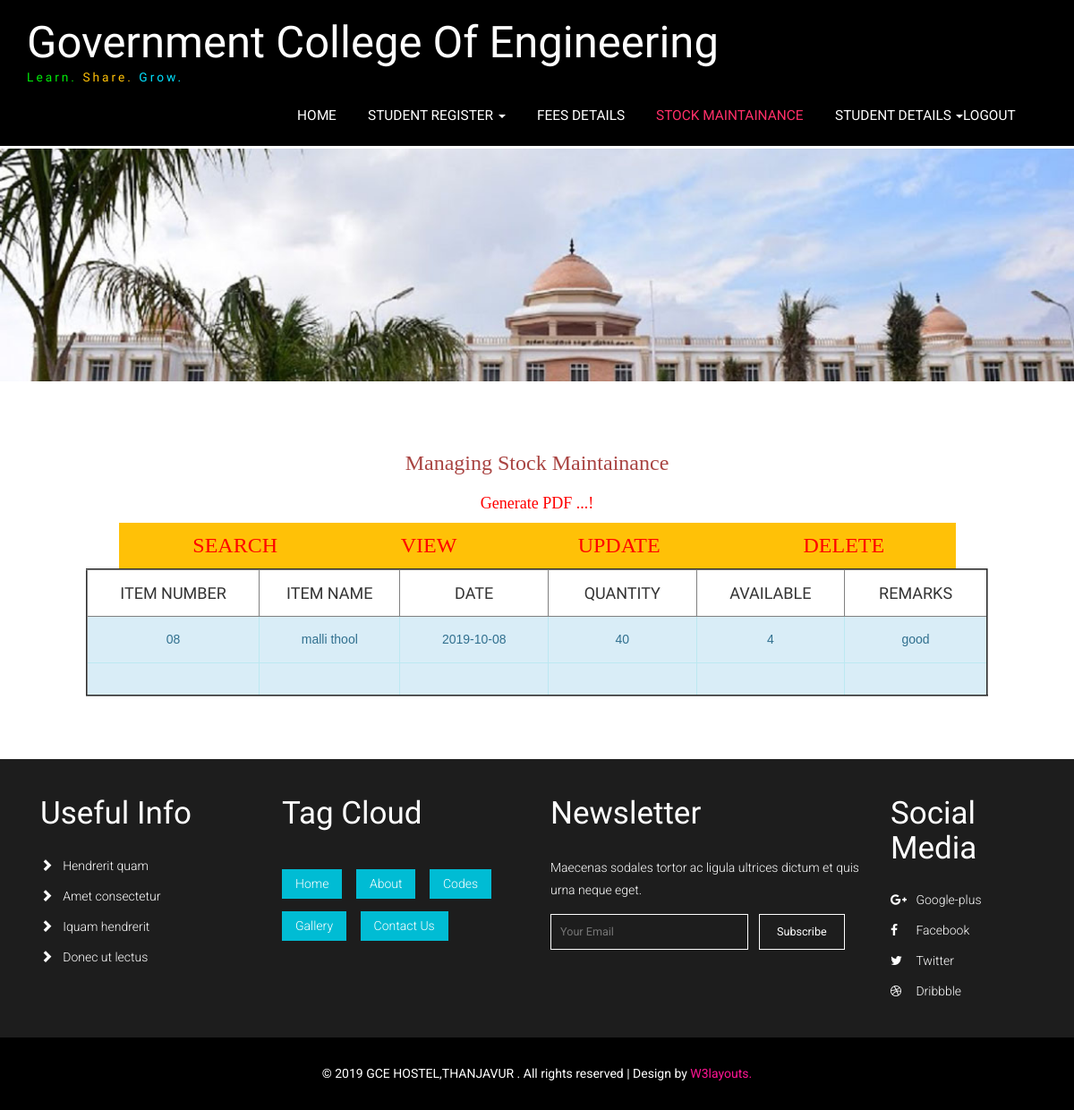
The app's page /stock_view.php with its own data.
### tables this page shows
CREATE TABLE `stock` (
  `Id` int(50) NOT NULL,
  `Item_Number` varchar(50) NOT NULL,
  `Item_Name` varchar(50) NOT NULL,
  `Date` varchar(50) NOT NULL,
  `Quantity` int(50) NOT NULL,
  `Available` int(50) NOT NULL,
  `Remarks` varchar(50) NOT NULL
);

### stock_view.php (the view, shortened to what this page needs)
<?php
include("dbconnect.php");
extract($_POST);
?>
<!DOCTYPE html>
<html lang="en">
<head>
<link href="css/bootstrap.css" type="text/css" rel="stylesheet" media="all">
<link href="css/style.css" type="text/css" rel="stylesheet" media="all">
<link href='css/simplelightbox.css' rel='stylesheet' type='text/css'>
<link href="css/font-awesome.css" rel="stylesheet">
</head>
<body>
	<div class="headerw3l">
		<nav class="navbar navbar-default">
			<div class="container">
				<div class="navbar-header navbar-left">
					<h1><a href="index.php">Government College Of Engineering <span><i>Learn.</i> <i class="logo-w3l2">Share.</i> <i class="logo-w3l4"> Grow.</i></span></a></h1>
				</div>
				<div class="collapse navbar-collapse navbar-right" id="bs-example-navbar-collapse-1">
					<ul class="nav navbar-nav navbar-left">
						<li   ><a href="admin_home.php" class="link link--yaku"><span>H</span><span>O</span><span>M</span><span>E</span></a></li>
<li><a href="#" class="dropdown-toggle link link--yaku" data-toggle="dropdown" role="button" aria-haspopup="true" aria-expanded="false"><span>STUDENT REGISTER</span> <span class="caret"></span></a>
					  </li>
						<li><a href="fee_details.php" class="link link--yaku"><span>FEES DETAILS</span> </a></li>
						<li class="active"><a href="stock.php" class="link link--yaku"><span>STOCK MAINTAINANCE</span> </a></li>
						<li ><a href="#" class="dropdown-toggle link link--yaku" data-toggle="dropdown" role="button" aria-haspopup="true" aria-expanded="false"><span>STUDENT DETAILS</span> <span class="caret"></span></a>
						  </li>
					 <li><a href="admin.php" class="link link--yaku"><span>LOGOUT</span></a></li>
					</ul>
					<div class="clearfix"> </div>
				</div>
			</div>
		</nav>
	</div>
	<div class="banner about-w3banner">
		<div class="banner-img1">
			<div class="banner-w3text">
				<h2>&nbsp;</h2>
			</div>
		</div>
	</div>
<div class="gallery w3-agileits">
		<div class="container">
		  <form name="form1" method="post" action="">
            <p align="center" class="text-danger style4">Managing Stock Maintainance </p>
            <p align="center" class="text-danger style4"><a href="stock_pdf.php" target="_blank"><span class="style9">Generate PDF ...! </span></a></p>
            <table width="935" height="51" border="0" align="center">
              <tr>
                <td class="badge-warning"><div align="center" class="style6"><a href="stock_list.php" target="_self" class="style7">SEARCH</a></div></td>
                <td class="badge-warning"><div align="center" class="style7"><a href="stock_view.php" target="_self" class="style6">VIEW</a></div></td>
                <td class="badge-warning"><div align="center" class="style7"><a href="stock_update.php" target="_self" class="style6">UPDATE</a></div></td>
                <td class="badge-warning"><div align="center" class="style7"><a href="stock_delete.php" target="_self" class="style6">DELETE</a></div></td>
              </tr>
            </table>
            <table width="1008" height="143" border="2" align="center">
              <tr>
                <td width="185"><div align="center">
                  <h4>ITEM NUMBER </h4>
                </div></td>
                <td width="151"><div align="center">
                  <h4>ITEM NAME </h4>
                </div></td>
                <td width="159"><div align="center">
                    <h4>DATE </h4>
                </div></td>
                <td width="159"><div align="center">
                    <h4>QUANTITY </h4>
                </div></td>
                <td width="159"><div align="center">
                  <h4>AVAILABLE</h4>
                </div></td>
                <td width="153"><div align="center">
                  <h4>REMARKS</h4>
                </div></td>
              </tr>
              <?php
	$xyz=mysqli_query($connect,"select * from stock ");
while(	$row=mysqli_fetch_array($xyz))
{
?>
              <tr>
                <td class="alert-info"><div align="center" class="style8"><?php echo $row["Item_Number"];?></div></td>
                <td class="alert-info"><div align="center" class="style8"><?php echo $row["Item_Name"];?></div></td>
                <td class="alert-info"><div align="center" class="style8"><?php echo $row["Date"];?></div></td>
                <td class="alert-info"><div align="center" class="style8"><?php echo $row["Quantity"];?></div></td>
                <td class="alert-info"><div align="center" class="style8"><?php echo $row["Available"];?></div></td>
                <td class="alert-info"><div align="center" class="style8"><?php echo $row["Remarks"];?></div></td>
              </tr>
              <?php
	}
	?>
              <tr>
                <td height="37" class="alert-info style8">&nbsp;</td>
                <td class="alert-info style8">&nbsp;</td>
                <td class="alert-info style8">&nbsp;</td>
                <td class="alert-info style8">&nbsp;</td>
                <td class="alert-info style8">&nbsp;</td>
                <td class="alert-info style8">&nbsp;</td>
              </tr>
            </table>
          </form>
  </div>
</div>
	<div class="footer w3layouts">
		<div class="container">
			<div class="footer-agileinfo">
				<div class="col-md-3 col-sm-6 footer-grid">
					<h3>Useful Info</h3>
					<ul>
						<li><a href="#"><i class="glyphicon glyphicon-chevron-right"></i>Hendrerit quam</a></li>
						<li><a href="#"><i class="glyphicon glyphicon-chevron-right"></i>Amet consectetur </a></li>
						<li><a href="#"><i class="glyphicon glyphicon-chevron-right"></i>Iquam hendrerit</a></li>
						<li><a href="#"><i class="glyphicon glyphicon-chevron-right"></i>Donec ut lectus </a></li>
					</ul>
				</div>
				<div class="col-md-3 col-sm-6 footer-grid footer-tags">
					<h3>Tag Cloud</h3>
					<ul>
						<li><a href="index.html">Home</a></li>
						<li><a href="about.html">About</a></li>
						<li><a href="codes.html">Codes</a></li>
						<li><a href="gallery.html">Gallery</a></li>
						<li><a href="contact.html">Contact Us</a></li>
					</ul>
				</div>
				<div class="col-md-4 col-sm-6 footer-grid footer-review">
					<h3>Newsletter</h3>
					<p>Maecenas sodales tortor ac ligula ultrices dictum et quis urna neque eget.</p>
					<form action="#" method="post">
						<input type="email" name="Email" placeholder="Your Email" required="">
						<input type="submit" value="Subscribe">
						<div class="clearfix"> </div>
					</form>
				</div>
				<div class="col-md-2 col-sm-6 footer-grid w3social">
					<h3>Social Media</h3>
					<ul>
						<li><a href="#"><i class="fa fa-google-plus"></i>Google-plus</a></li>
						<li><a href="#"><i class="fa fa-facebook"></i>Facebook</a></li>
						<li><a href="#"><i class="fa fa-twitter"></i>Twitter</a></li>
						<li><a href="#"><i class="fa fa-dribbble"></i>Dribbble</a></li>
					</ul>
				</div>
				<div class="clearfix"> </div>
			</div>
		</div>
	</div>
	<div class="copy-right">
		<div class="container">
			<p>© 2019 GCE HOSTEL,THANJAVUR . All rights reserved | Design by <a href="http://w3layouts.com"> W3layouts.</a></p>
		</div>
	</div>
</body>
</html>

### stock_view.php (style rules this page uses)
.style8 { font-family: Arial, Helvetica, sans-serif }
.style6 { color: #FF0000 }
.style7 { font-family: "Lucida Calligraphy"; font-size: 24px; color: #FF0000; }
.style9 { animation: blinkingText 0.5s infinite; font-family: "Lucida Calligraphy"; font-size: 18px; color: #FF0000; }

### records on screen
stock: Item_Number "08", Item_Name "malli thool", Date "2019-10-08", Quantity "40", Available "4", Remarks "good"
